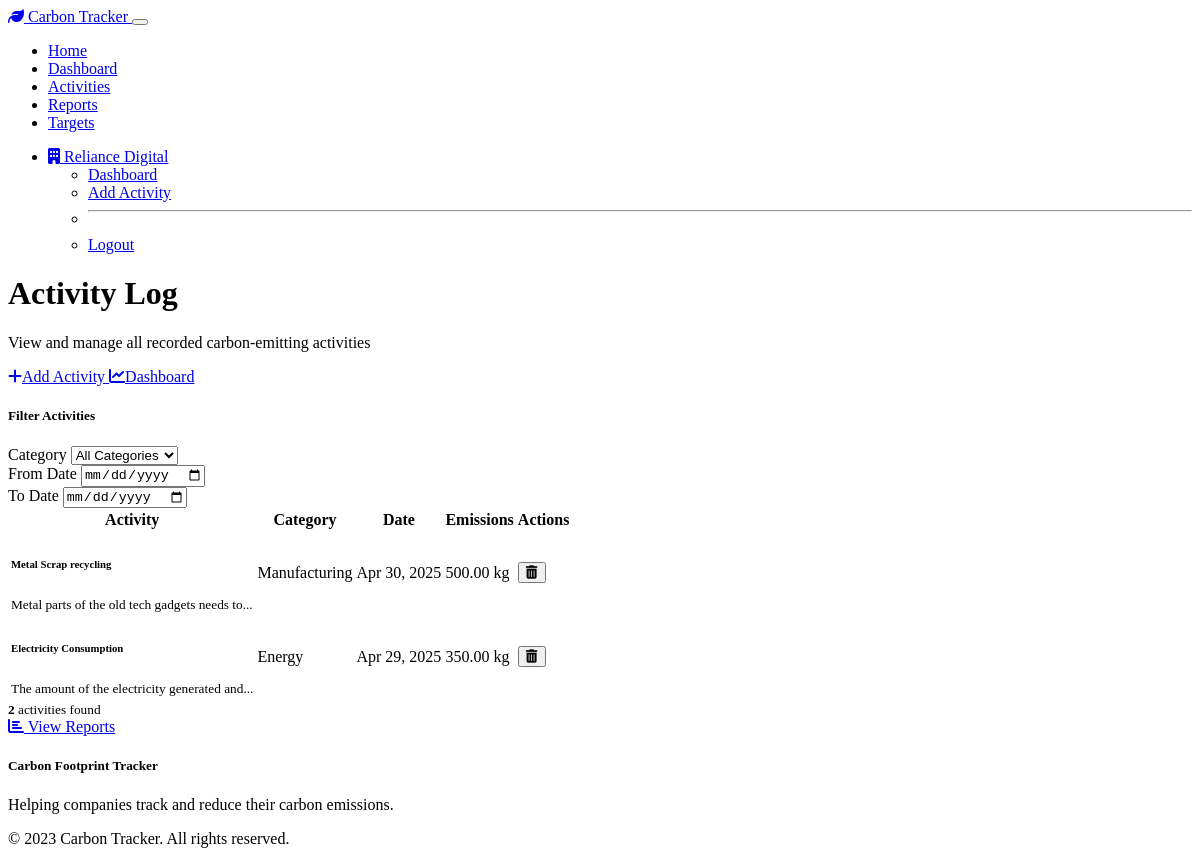
Page /activities (signed in) on the committed database.
### models.py (models this page shows, shortened)
class Company(UserMixin, db.Model):
    id = db.Column(db.Integer, primary_key=True)
    name = db.Column(db.String(100), nullable=False)
    email = db.Column(db.String(120), unique=True, nullable=False)
    password_hash = db.Column(db.String(256), nullable=False)
    industry = db.Column(db.String(100))
    size = db.Column(db.String(50))  # Small, Medium, Large
    date_joined = db.Column(db.DateTime, default=datetime.utcnow)
    activities = db.relationship('Activity', backref='company', lazy=True)
    emission_targets = db.relationship('EmissionTarget', backref='company', lazy=True)

class Activity(db.Model):
    id = db.Column(db.Integer, primary_key=True)
    title = db.Column(db.String(100), nullable=False)
    category = db.Column(db.String(50), nullable=False)  # Energy, Transport, Manufacturing, etc.
    description = db.Column(db.Text)
    date = db.Column(db.Date, nullable=False)
    emission_value = db.Column(db.Float, nullable=False)  # In CO2e (Carbon dioxide equivalent)
    emission_unit = db.Column(db.String(20), default='kg', nullable=False)  # kg, tonnes
    company_id = db.Column(db.Integer, db.ForeignKey('company.id'), nullable=False)
    created_at = db.Column(db.DateTime, default=datetime.utcnow)

### routes.py (the view)
    @app.route('/activities')
    @login_required
    def activities():
        category = request.args.get('category', '')
        from_date = request.args.get('from_date', '')
        to_date = request.args.get('to_date', '')
        query = Activity.query.filter_by(company_id=current_user.id)
        if category:
            query = query.filter_by(category=category)
        if from_date:
            query = query.filter(Activity.date >= datetime.strptime(from_date, '%Y-%m-%d').date())
        if to_date:
            query = query.filter(Activity.date <= datetime.strptime(to_date, '%Y-%m-%d').date())
        activities = query.order_by(Activity.date.desc()).all()
        categories = db.session.query(Activity.category)\
            .filter_by(company_id=current_user.id)\
            .distinct()\
            .all()
        categories = [cat[0] for cat in categories]
        return render_template(
            'activities.html',
            title='Activities',
            activities=activities,
            categories=categories,
            category_filter=category,
            from_date=from_date,
            to_date=to_date
        )

### models.py (called while the page is built)
@login_manager.user_loader
def load_user(user_id):
    return Company.query.get(int(user_id))

### templates/activities.html (shortened to what this page needs)
{% extends "base.html" %}
{% block content %}
<div class="container">
    <div class="d-flex align-items-center justify-content-between mb-4">
        <div>
            <h1 class="mb-1">Activity Log</h1>
            <p class="text-muted mb-0">View and manage all recorded carbon-emitting activities</p>
        </div>
        <div>
            <a href="{{ url_for('add_activity') }}" class="btn btn-primary">
                <i class="fas fa-plus me-2"></i>Add Activity
            </a>
            <a href="{{ url_for('dashboard') }}" class="btn btn-outline-secondary ms-2">
                <i class="fas fa-chart-line me-2"></i>Dashboard
            </a>
        </div>
    </div>
    <div class="card mb-4">
        <div class="card-body">
            <h5 class="card-title mb-3">Filter Activities</h5>
            <form class="filter-form" method="GET" action="{{ url_for('activities') }}">
                <div class="row">
                    <div class="col-md-4 mb-3 mb-md-0">
                        <label for="category" class="form-label">Category</label>
                        <select name="category" id="category" class="form-select">
                            <option value="">All Categories</option>
                        </select>
                    </div>
                    <div class="col-md-4 mb-3 mb-md-0">
                        <label for="from_date" class="form-label">From Date</label>
                        <input type="date" name="from_date" id="from_date" class="form-control" value="{{ from_date }}">
                    </div>
                    <div class="col-md-4">
                        <label for="to_date" class="form-label">To Date</label>
                        <input type="date" name="to_date" id="to_date" class="form-control" value="{{ to_date }}">
                    </div>
                </div>
            </form>
        </div>
    </div>
    <div class="card">
        <div class="card-body p-0">
            <div class="table-responsive">
                <table class="table table-hover mb-0">
                    <thead class="table-dark">
                        <tr>
                            <th>Activity</th>
                            <th>Category</th>
                            <th>Date</th>
                            <th>Emissions</th>
                            <th class="text-end">Actions</th>
                        </tr>
                    </thead>
                    <tbody>
                        {% for activity in activities %}
                            <tr class="activity-item">
                                <td>
                                    <div class="d-flex align-items-center">
                                        <div>
                                            <h6 class="mb-0">{{ activity.title }}</h6>
                                            <small class="text-muted">{{ activity.description|truncate(50) }}</small>
                                        </div>
                                    </div>
                                </td>
                                <td>
                                    <span class="badge category-{{ activity.category }}">{{ activity.category|replace('_', ' ')|title }}</span>
                                </td>
                                <td>{{ activity.date.strftime('%b %d, %Y') }}</td>
                                <td>{{ "%.2f"|format(activity.emission_value) }} {{ activity.emission_unit }}</td>
                                <td class="text-end">
                                    <form action="{{ url_for('delete_activity', activity_id=activity.id) }}" method="POST" class="d-inline" onsubmit="return confirm('Are you sure you want to delete this activity?');">
                                        <button type="submit" class="btn btn-sm btn-outline-danger">
                                            <i class="fas fa-trash-alt"></i>
                                        </button>
                                    </form>
                                </td>
                            </tr>
                        {% endfor %}
                    </tbody>
                </table>
            </div>
        </div>
        {% if activities %}
        <div class="card-footer d-flex justify-content-between">
            <div>
                <small class="text-muted">
                    <strong>{{ activities|length }}</strong> activities found
                </small>
            </div>
            <a href="{{ url_for('reports') }}" class="btn btn-outline-info btn-sm">
                <i class="fas fa-chart-bar me-1"></i> View Reports
            </a>
        </div>
        {% endif %}
    </div>
</div>
{% endblock %}

### templates/base.html (shortened to what this page needs)
<!DOCTYPE html>
<html lang="en" data-bs-theme="dark">
<head>
    <link rel="stylesheet" href="https://cdn.replit.com/agent/bootstrap-agent-dark-theme.min.css">
    <link rel="stylesheet" href="https://cdnjs.cloudflare.com/ajax/libs/font-awesome/6.4.0/css/all.min.css">
    <link rel="stylesheet" href="{{ url_for('static', filename='css/custom.css') }}">
</head>
<body>
    <nav class="navbar navbar-expand-lg navbar-dark bg-dark">
        <div class="container">
            <a class="navbar-brand" href="{{ url_for('index') }}">
                <i class="fas fa-leaf text-success me-2"></i>
                Carbon Tracker
            </a>
            <button class="navbar-toggler" type="button" data-bs-toggle="collapse" data-bs-target="#navbarNav" aria-controls="navbarNav" aria-expanded="false" aria-label="Toggle navigation">
            </button>
            <div class="collapse navbar-collapse" id="navbarNav">
                <ul class="navbar-nav me-auto">
                    <li class="nav-item">
                        <a class="nav-link {% if request.path == url_for('index') %}active{% endif %}" href="{{ url_for('index') }}">Home</a>
                    </li>
                    {% if current_user.is_authenticated %}
                    <li class="nav-item">
                        <a class="nav-link {% if request.path == url_for('dashboard') %}active{% endif %}" href="{{ url_for('dashboard') }}">Dashboard</a>
                    </li>
                    <li class="nav-item">
                        <a class="nav-link {% if request.path == url_for('activities') %}active{% endif %}" href="{{ url_for('activities') }}">Activities</a>
                    </li>
                    <li class="nav-item">
                        <a class="nav-link {% if request.path == url_for('reports') %}active{% endif %}" href="{{ url_for('reports') }}">Reports</a>
                    </li>
                    <li class="nav-item">
                        <a class="nav-link {% if request.path == url_for('targets') %}active{% endif %}" href="{{ url_for('targets') }}">Targets</a>
                    </li>
                    {% endif %}
                </ul>
                <ul class="navbar-nav">
                    {% if current_user.is_authenticated %}
                    <li class="nav-item dropdown">
                        <a class="nav-link dropdown-toggle" href="#" id="navbarDropdown" role="button" data-bs-toggle="dropdown" aria-expanded="false">
                            <i class="fas fa-building me-1"></i>
                            {{ current_user.name }}
                        </a>
                        <ul class="dropdown-menu dropdown-menu-end" aria-labelledby="navbarDropdown">
                            <li><a class="dropdown-item" href="{{ url_for('dashboard') }}">Dashboard</a></li>
                            <li><a class="dropdown-item" href="{{ url_for('add_activity') }}">Add Activity</a></li>
                            <li><hr class="dropdown-divider"></li>
                            <li><a class="dropdown-item" href="{{ url_for('logout') }}">Logout</a></li>
                        </ul>
                    </li>
                    {% endif %}
                </ul>
            </div>
        </div>
    </nav>
    <main class="py-4">
        {% block content %}{% endblock %}
    </main>
    <footer class="footer mt-auto py-4 bg-dark">
        <div class="container">
            <div class="row">
                <div class="col-md-6">
                    <h5 class="text-white">Carbon Footprint Tracker</h5>
                    <p class="text-muted">Helping companies track and reduce their carbon emissions.</p>
                </div>
                <div class="col-md-6 text-md-end">
                    <p class="text-muted">&copy; 2023 Carbon Tracker. All rights reserved.</p>
                </div>
            </div>
        </div>
    </footer>
</body>
</html>

### static/css/custom.css (style rules this page uses)
.activity-item { transition: background-color 0.2s ease; }
.category-energy { background-color: var(--bs-indigo); }
.category-manufacturing { background-color: var(--bs-purple); }

### rows in the picture
Company: name "Reliance Digital"
Activity: title "Metal Scrap recycling", description "Metal parts of the old tech gadgets needs to...", category "Manufacturing", date "Apr 30, 2025", emission_value "500.00", emission_unit "kg"
Activity: title "Electricity Consumption", description "The amount of the electricity generated and...", category "Energy", date "Apr 29, 2025", emission_value "350.00", emission_unit "kg"

### other values in the picture
{{ activities|length }} "2"
